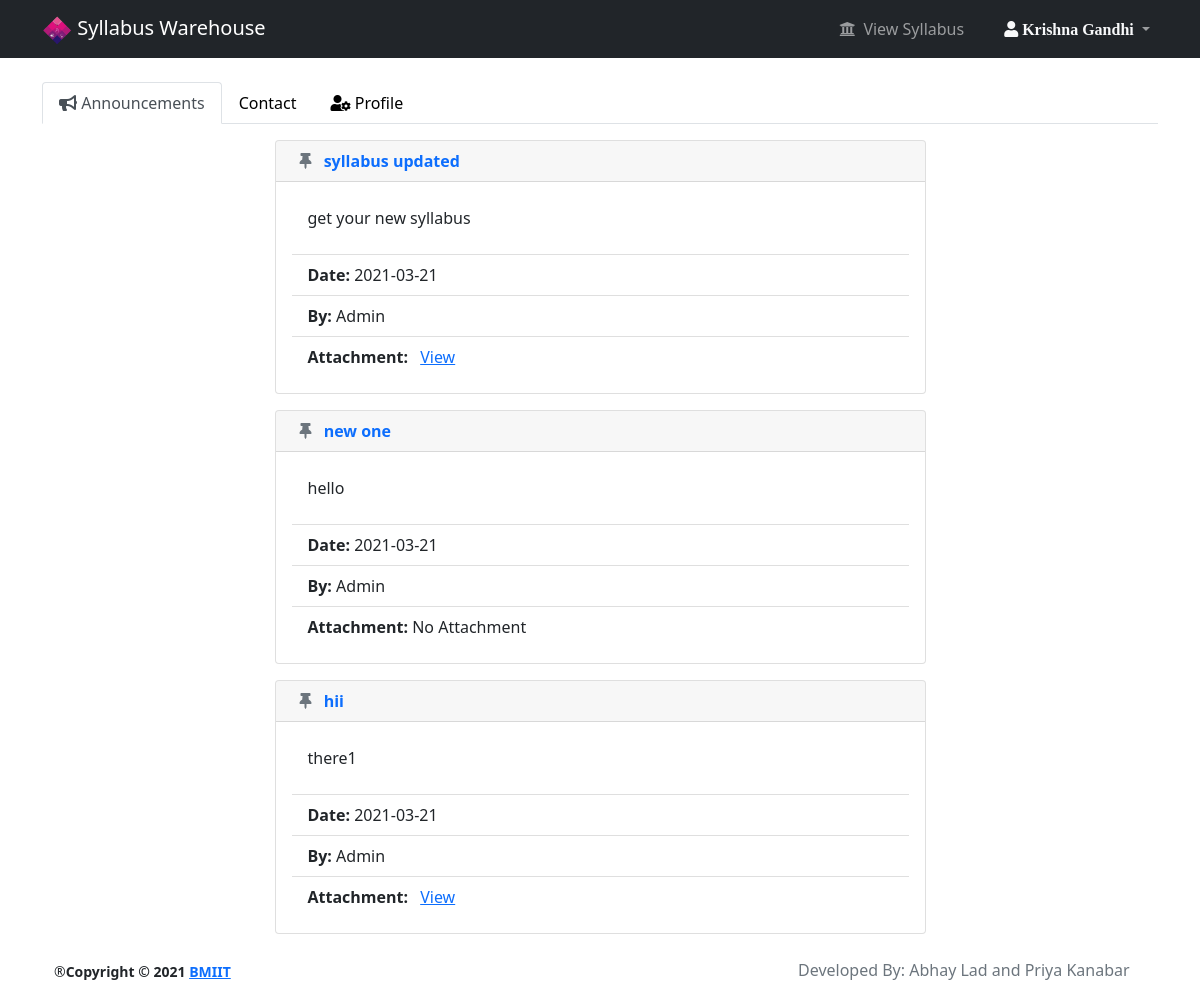
The page /student/dashboard.php (signed in) on the database its author committed.
### tables this page shows
CREATE TABLE `tbl_students` (
  `Id` int(11) NOT NULL AUTO_INCREMENT,
  `Enro` char(20) NOT NULL,
  `Username` varchar(320) NOT NULL,
  `Password` varchar(64) NOT NULL,
  `FullName` varchar(100) NOT NULL,
  `Status` char(1) NOT NULL DEFAULT '0',
  PRIMARY KEY (`Id`),
  UNIQUE KEY `Enro` (`Enro`)
);

CREATE TABLE `tbl_announcements` (
  `Id` int(11) NOT NULL AUTO_INCREMENT,
  `UserId` int(11) NOT NULL,
  `Title` varchar(100) NOT NULL,
  `Message` varchar(1000) NOT NULL,
  `AnnounceDate` date NOT NULL DEFAULT current_timestamp(),
  `Attachment` varchar(100) NOT NULL,
  `Status` char(1) NOT NULL DEFAULT '0',
  PRIMARY KEY (`Id`)
);

CREATE TABLE `tbl_users` (
  `Id` int(11) NOT NULL AUTO_INCREMENT,
  `Username` varchar(320) NOT NULL,
  `Password` char(64) NOT NULL,
  `UserType` char(1) NOT NULL DEFAULT '2',
  `FullName` varchar(100) NOT NULL,
  `Contact` char(10) NOT NULL,
  `Gender` char(1) NOT NULL,
  `ProfileImage` varchar(500) NOT NULL,
  `Status` char(1) NOT NULL DEFAULT '0',
  PRIMARY KEY (`Id`),
  UNIQUE KEY `Username` (`Username`)
);

### database/openops.php (called while the page is built, shortened)
<?php
function getStudentData($id) {
    $objcon = new connection();
    $con = $objcon->connect();
    $sql = "select * from tbl_students where Id = :id";
    $stmt = $con->prepare($sql);
    $status = 0;
    try {
        $status = $stmt->execute(["id" => $id]);
        $status = $stmt->fetch(PDO::FETCH_NUM);
    } catch (Exception $ex) {
        return 0;
    }
    return $status;
}
function displayAnnouncements() {
    $objcon = new connection();
    $con = $objcon->connect();
    $sql = "select a.id, a.Title, a.Message, a.AnnounceDate, a.attachment, u.FullName, a.Status "
            . "from tbl_announcements a INNER JOIN tbl_users u on a.UserId = u.Id where a.Status = 0 "
            . "order by Id desc";
    $stmt = $con->prepare($sql);
    try {
        $stmt->execute();
        $status = $stmt->fetchAll(PDO::FETCH_NUM);
    } catch (Exception $ex) {
        $status = 0;
    }
    return $status;
}
?>

### student/dashboard.php (the view, shortened to what this page needs)
<?php require("header.php"); ?>
<div class="container my-4">
    <nav>
        <div class="nav nav-tabs" id="nav-tab" role="tablist">
            <button class="nav-link bg-transparent active" id="nav-home-tab" data-bs-toggle="tab" data-bs-target="#nav-announcement" type="button" role="tab" aria-controls="nav-home" aria-selected="true">
                <i class="fas fa-bullhorn"></i> Announcements</button>
            <button class="nav-link bg-transparent" id="nav-contact-tab" data-bs-toggle="tab" data-bs-target="#nav-contact" type="button" role="tab" aria-controls="nav-contact" aria-selected="false">Contact</button>
            <button class="nav-link bg-transparent" id="nav-profile-tab" data-bs-toggle="tab" data-bs-target="#nav-profile" type="button" role="tab" aria-controls="nav-profile" aria-selected="false">
                <i class="fas fa-user-cog"></i> Profile</button>
        </div>
    </nav>
    <div class="tab-content" id="nav-tabContent">
        <div class="tab-pane fade show active" id="nav-announcement" role="tabpanel" aria-labelledby="nav-announcement-tab">
            <?php
            $result = displayAnnouncements();
            foreach ($result as $row) {
                ?>
                <div class="card mt-3 col-xl-7  col-sm-6 mx-auto">
                    <div class="card-header">
                        <strong class="text-primary"><i class="fas fa-thumbtack text-muted mx-2"></i> <?php echo $row[1]; ?></strong>
                    </div>
                    <div class="card-body">
                        <ul class="list-group list-group-flush">
                            <li class="list-group-item"><p> <?php echo $row[2]; ?></p></li>
                            <li class="list-group-item"><strong>Date: </strong> <?php echo $row[3]; ?></li>
                            <li class="list-group-item"><strong>By: </strong> <?php echo $row[5]; ?></li>
                            <li class="list-group-item"><strong>Attachment: </strong><?php
                                if ($row[4] != "") {
                                    echo "<a href='$row[4]' class='mx-2' target='_blank'>View</a>";
                                } else {
                                    echo "No Attachment";
                                }
                                ?></li>
                        </ul>
                    </div>
                </div>
            <?php } ?>
        </div>
    </div>
</div>
<?php require("footer.php"); ?>

### student/header.php (shortened to what this page needs)
<?php
require_once ("../database/openops.php");
$data = getStudentData($_SESSION["userId"]);
?>
<!doctype html>
<html lang="en">
    <head>
        <link rel="stylesheet" href="../plugins/fontawesome-free/css/all.min.css">
        <link href="../bootstrap/css/bootstrap.min.css" rel="stylesheet">
        <link rel="stylesheet" href="../lobibox-master/dist/css/lobibox.min.css"/>
    </head>
    <body>
        <header>
            <nav class="navbar navbar-expand-lg navbar-dark bg-dark">
                <div class="container">
                    <a class="navbar-brand" href="dashboard.php">
                        <img src="../images/bmiitlogo.png" class="img-fluid" height="30" width="30" />
                        Syllabus Warehouse</a>
                    <div class="collapse navbar-collapse" id="navbarSupportedContent">
                        <span class="d-flex">
                            <ul class="navbar-nav">
                                <li class="nav-item dropdown">
                                    <a class="nav-link mx-4" id="viewsyllabus" href="viewsyllabus.php"><i class="fas fa-university mx-1"></i> View Syllabus</a>
                                </li>
                                <li class="nav-item dropdown">
                                    <a class="nav-link dropdown-toggle" href="#" id="navbarDropdown" role="button" data-bs-toggle="dropdown" aria-expanded="false">
                                        <i class="fas fa-user text-light"> <?php echo $data[4]; ?></i>
                                    </a>
                                </li>
                            </ul>
                        </span>
                    </div>
                </div>
            </nav>
        </header>

### rows shown on the page
tbl_students: FullName "Krishna Gandhi"
tbl_announcements: Title "syllabus updated", Message "get your new syllabus", AnnounceDate "2021-03-21", UserId.FullName "Admin"
tbl_announcements: Title "new one", Message "hello", AnnounceDate "2021-03-21", UserId.FullName "Admin", Attachment "No Attachment"
tbl_announcements: Title "hii", Message "there1", AnnounceDate "2021-03-21", UserId.FullName "Admin"
